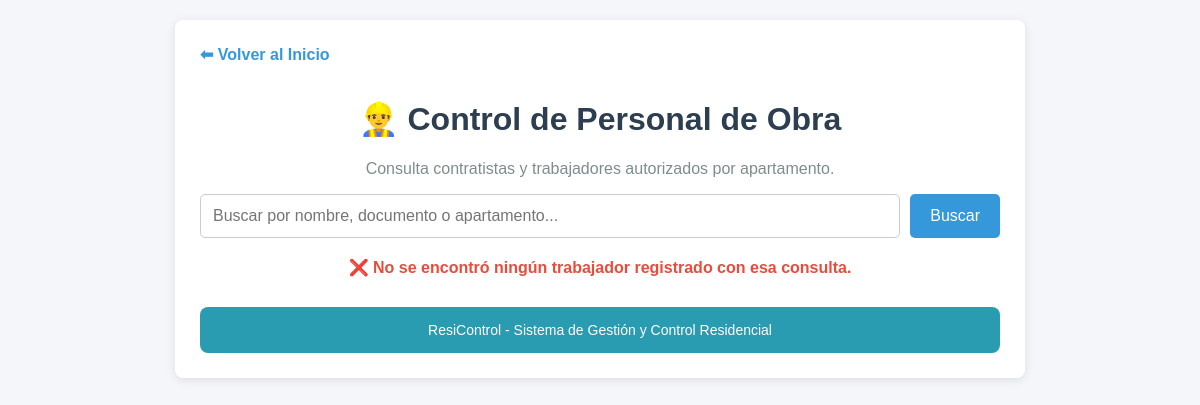
Before: /empleados-obra/ with the older database file.
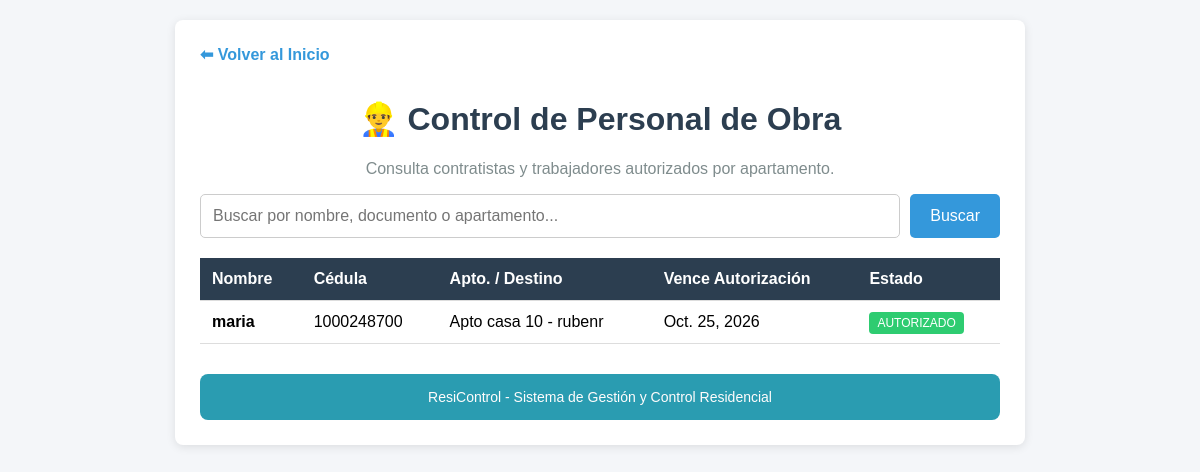
After: the same page with the newer database file.
### core/models.py (models this page shows, shortened)
class EmpleadoObra(models.Model):
    nombre = models.CharField(max_length=100)
    cedula = models.CharField(max_length=20, unique=True)
    arl_vigente = models.BooleanField(default=True)
    apartamento_responsable = models.ForeignKey(PerfilResidente, on_delete=models.CASCADE)
    fecha_inicio = models.DateField()
    fecha_fin = models.DateField()
    activo = models.BooleanField(default=True)

class PerfilResidente(models.Model):
    user = models.OneToOneField(User, on_delete=models.CASCADE)
    apartamento = models.CharField(max_length=10)
    telefono = models.CharField(max_length=15, blank=True)
    def __str__(self):
        return f"Apto {self.apartamento} - {self.user.username}"

### core/views.py (the view)
# urls.py: path('empleados-obra/', views.buscar_empleados, name='empleados_obra'),
def buscar_empleados(request):
    query = request.GET.get('q', '')
    resultados = []
    if query:
        resultados = EmpleadoObra.objects.filter(
            nombre__icontains=query
        ) | EmpleadoObra.objects.filter(
            cedula__icontains=query
        )
    else:
        resultados = EmpleadoObra.objects.all()
    return render(request, 'core/empleados_obra.html', {'resultados': resultados, 'query': query})

### core/templates/core/empleados_obra.html (shortened to what this page needs)
<!DOCTYPE html>
<html lang="es">
<head>
</head>
<body>
<div class="container">
    <a href="{% url 'inicio' %}" class="nav-back">⬅ Volver al Inicio</a>
    <h1>👷‍♂️ Control de Personal de Obra</h1>
    <p style="text-align: center; color: #7f8c8d;">Consulta contratistas y trabajadores autorizados por apartamento.</p>
    <form method="GET" action="" class="search-box">
        <input type="text" name="q" placeholder="Buscar por nombre, documento o apartamento..." value="{{ query }}">
        <button type="submit">Buscar</button>
    </form>
    {% if resultados %}
            <table>
            <thead>
                <tr>
                    <th>Nombre</th>
                    <th>Cédula</th>
                    <th>Apto. / Destino</th>
                    <th>Vence Autorización</th>
                    <th>Estado</th>
                </tr>
            </thead>
            <tbody>
                {% for e in resultados %}
                    <tr>
                        <td><strong>{{ e.nombre }}</strong></td>
                        <td>{{ e.cedula }}</td>
                        <td>{{ e.apartamento_responsable }}</td>
                        <td>{{ e.fecha_fin }}</td>
                        <td>
                            {% if e.activo %}
                                <span class="badge-activo">AUTORIZADO</span>
                            {% else %}
                                <span class="badge-inactivo">INACTIVO</span>
                            {% endif %}
                        </td>
                    </tr>
                {% endfor %}
            </tbody>
        </table>
    {% else %}
        <p class="no-results">❌ No se encontró ningún trabajador registrado con esa consulta.</p>
    {% endif %}
     <div style="margin-top: 30px; background-color: #2a9cb1; color: rgb(255, 252, 252); text-align: center; padding: 15px; border-radius: 8px;">
              <p style="margin: 0px; font-size: 14px;">ResiControl - Sistema de Gestión y Control Residencial</p>
    </div>
</div>
</body>
</html>

Changed rows visible on the page:
added EmpleadoObra: nombre "maria", cedula "1000248700", apartamento_responsable "Apto casa 10 - rubenr", fecha_fin "Oct. 25, 2026", activo "AUTORIZADO"
Other visible differences:
text no longer shown: "❌ No se encontró ningún trabajador registrado con esa consulta."
text now shown: "Nombre Cédula Apto. / Destino Vence Autorización Estado"
